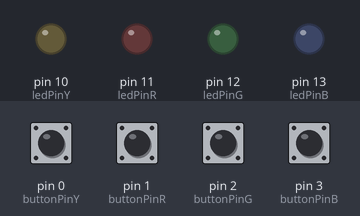
A sketch run on a simulated Arduino Uno, built with avr-gcc and run on an emulated ATmega328P. Parts: output pins drawn as LEDs (lit = HIGH). The inputs (shaded band) are chosen by the test bench; at power-on: pin 0 (buttonPinY), pin 1 (buttonPinR), pin 2 (buttonPinG), pin 3 (buttonPinB) HIGH.

Above: at 1.2 s.
1.3 s: pin 0 (buttonPinY) pulled LOW for 0.15 s
At 1.37 s:
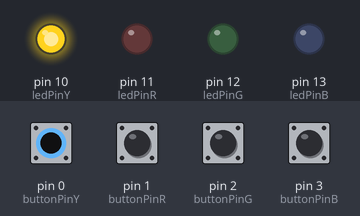
2.9 s: pin 1 (buttonPinR) pulled LOW for 0.15 s
At 2.97 s:
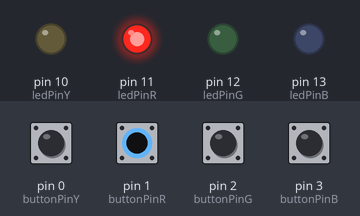
4.5 s: pin 2 (buttonPinG) pulled LOW for 0.15 s
At 4.57 s:
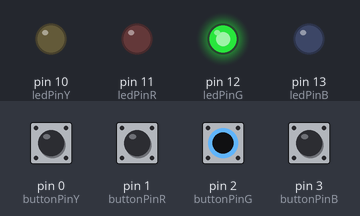
6.1 s: pin 3 (buttonPinB) pulled LOW for 0.15 s
At 6.17 s:
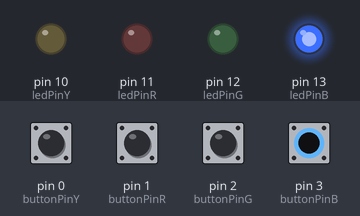
7.7 s: pin 0 (buttonPinY) driven LOW and pin 1 (buttonPinR) driven LOW
At 8.9 s:
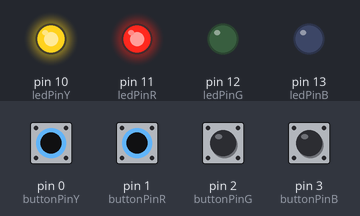
9.2 s: pin 2 (buttonPinG) pulled LOW for 1 s
At 10.0 s:
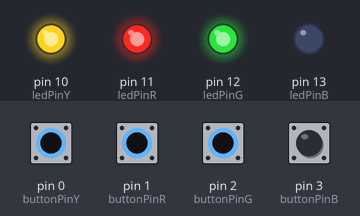
Timing chart, 0 to 12.2 s (numbered marks = the images above; inputs shaded):
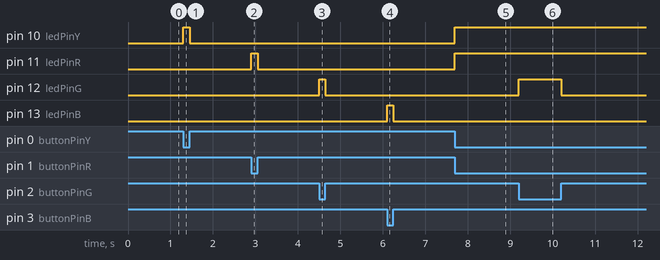

Measured:
- after the input at 1.3 s, pin 10 (ledPinY): LOW → HIGH at once, → LOW 0.15 s later
- after the input at 2.9 s, pin 11 (ledPinR): LOW → HIGH at once, → LOW 0.15 s later
- after the input at 4.5 s, pin 12 (ledPinG): LOW → HIGH at once, → LOW 0.15 s later
- after the input at 6.1 s, pin 13 (ledPinB): LOW → HIGH at once, → LOW 0.15 s later
- after the input at 7.7 s, pin 10 (ledPinY), pin 11 (ledPinR): LOW → HIGH at once
- after the input at 9.2 s, pin 12 (ledPinG): LOW → HIGH at once, → LOW 1.0 s later

The sketch:

ManualLights.ino
```cpp
const int buttonPinB = 3;
const int buttonPinG = 2;
const int buttonPinR = 1;
const int buttonPinY = 0;
int ledPinB = 13;
int ledPinG = 12;
int ledPinR = 11;
int ledPinY = 10;

int buttonStateR = 0;
int buttonStateB = 0;
int buttonStateG = 0;
int buttonStateY = 0;

void setup() {
  pinMode(ledPinR, OUTPUT);
  pinMode(ledPinB, OUTPUT);
  pinMode(ledPinG, OUTPUT);
  pinMode(ledPinY, OUTPUT);
  pinMode(buttonPinR, INPUT);
  pinMode(buttonPinB, INPUT);
  pinMode(buttonPinG, INPUT);
  pinMode(buttonPinG, INPUT);

  digitalWrite(ledPinR, LOW);
  digitalWrite(ledPinG, LOW);
  digitalWrite(ledPinB, LOW);
  digitalWrite(ledPinY, LOW);
}


void loop() {
  buttonStateR = digitalRead(buttonPinR);
  buttonStateB = digitalRead(buttonPinB);
  buttonStateG = digitalRead(buttonPinG);
  buttonStateY = digitalRead(buttonPinY);

  if (buttonStateR == LOW){
    digitalWrite(ledPinR, HIGH);
  }
  else{
    digitalWrite(ledPinR, LOW);
  }

  if (buttonStateB == LOW){
    digitalWrite(ledPinB, HIGH);
  }
  else{
    digitalWrite(ledPinB, LOW);
  }
  if (buttonStateG == LOW){
    digitalWrite(ledPinG, HIGH);
  }
  else{
    digitalWrite(ledPinG, LOW);
  }
  if (buttonStateY == LOW){
    digitalWrite(ledPinY, HIGH);
  }
  else {
    digitalWrite(ledPinY, LOW);
  }

}
```
